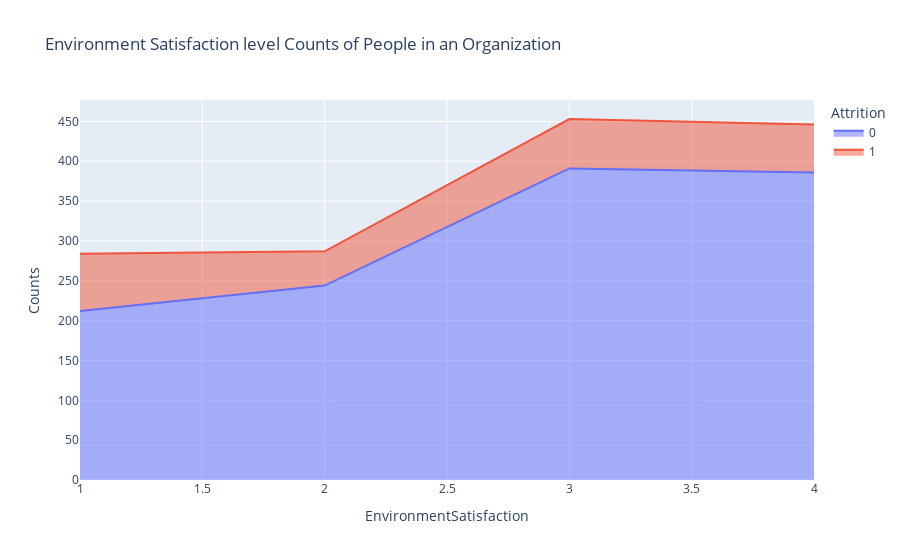

The notebook cell saved with this chart:
### Markdown cell above
![](https://ichef.bbci.co.uk/news/976/cpsprodpb/52FD/production/_112154212_coffee1.jpg)

### Code cell
sats_att=data.groupby(['EnvironmentSatisfaction','Attrition']).apply(lambda x:x['DailyRate'].count()).reset_index(name='Counts')
px.area(sats_att,x='EnvironmentSatisfaction',y='Counts',color='Attrition',title='Environment Satisfaction level Counts of People in an Organization')

### Figure 1 — Plotly figure (JSON) as saved in the notebook; plotly's stock layout.template omitted (floating-point values rounded to 4 significant figures)
{"data": [{"fillpattern": {"shape": ""}, "hovertemplate": "Attrition=0<br>EnvironmentSatisfaction=%{x}<br>Counts=%{y}<extra></extra>", "legendgroup": "0", "line": {"color": "#636efa"}, "marker": {"symbol": "circle"}, "mode": "lines", "name": "0", "orientation": "v", "showlegend": true, "stackgroup": "1", "type": "scatter", "x": [1, 2, 3, 4], "xaxis": "x", "y": [212, 244, 391, 386], "yaxis": "y"}, {"fillpattern": {"shape": ""}, "hovertemplate": "Attrition=1<br>EnvironmentSatisfaction=%{x}<br>Counts=%{y}<extra></extra>", "legendgroup": "1", "line": {"color": "#EF553B"}, "marker": {"symbol": "circle"}, "mode": "lines", "name": "1", "orientation": "v", "showlegend": true, "stackgroup": "1", "type": "scatter", "x": [1, 2, 3, 4], "xaxis": "x", "y": [72, 43, 62, 60], "yaxis": "y"}], "layout": {"legend": {"title": {"text": "Attrition"}, "tracegroupgap": 0}, "title": {"text": "Environment Satisfaction level Counts of People in an Organization"}, "xaxis": {"anchor": "y", "domain": [0, 1], "title": {"text": "EnvironmentSatisfaction"}}, "yaxis": {"anchor": "x", "domain": [0, 1], "title": {"text": "Counts"}}}}
